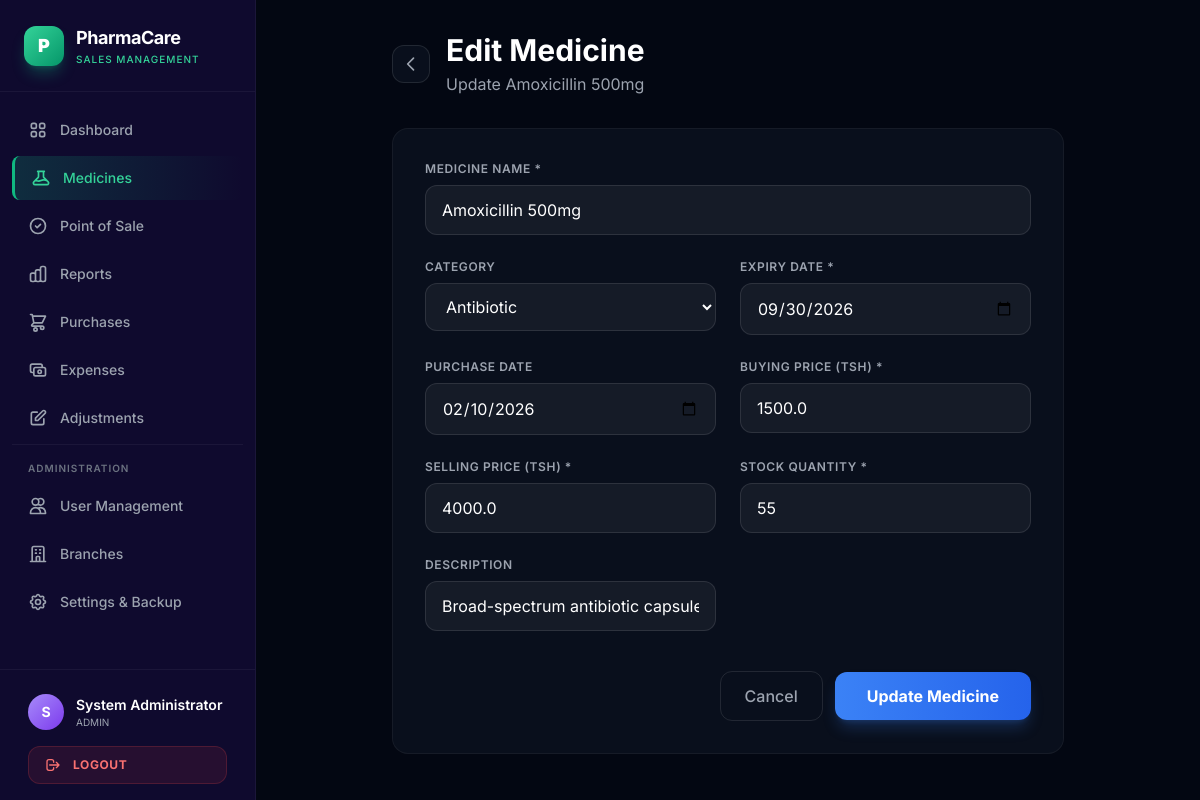
The app's page /medicines/edit/2 (signed in) with its own data.
### tables this page shows
CREATE TABLE medicines (
        id INTEGER PRIMARY KEY AUTOINCREMENT,
        name TEXT NOT NULL,
        category TEXT,
        description TEXT,
        buying_price REAL NOT NULL,
        selling_price REAL NOT NULL,
        stock_qty INTEGER NOT NULL DEFAULT 0,
        expiry_date TEXT NOT NULL,
        purchase_date TEXT,
        created_at TIMESTAMP DEFAULT CURRENT_TIMESTAMP
    );

### app.py (the view, shortened to what this page needs)
@app.route('/medicines/edit/<int:id>', methods=['GET', 'POST'])
@login_required
def edit_medicine(id):
    conn = get_db()
    med = conn.execute("SELECT * FROM medicines WHERE id=?", (id,)).fetchone()
    conn.close()
    if not med:
        flash('Medicine not found', 'error')
        return redirect(url_for('medicines'))
    return render_template('edit_medicine.html', medicine=med)

### app.py (called while the page is built)
def get_db():
    conn = sqlite3.connect(DB_FILE)
    conn.row_factory = sqlite3.Row
    conn.execute("PRAGMA foreign_keys = ON")
    return conn

def login_required(f):
    @wraps(f)
    def decorated(*args, **kwargs):
        if 'user_id' not in session:
            return redirect(url_for('login'))
        return f(*args, **kwargs)
    return decorated

### templates/edit_medicine.html (shortened to what this page needs)
{% extends "base.html" %}
{% block content %}
<div class="max-w-2xl mx-auto">
    <div class="flex items-center gap-4 mb-8">
        <a href="{{ url_for('medicines') }}" class="p-2 rounded-xl bg-gray-900/50 border border-white/10 text-gray-400 hover:text-white transition">
            <svg class="w-5 h-5" fill="none" stroke="currentColor" viewBox="0 0 24 24"><path stroke-linecap="round" stroke-linejoin="round" stroke-width="2" d="M15 19l-7-7 7-7"/></svg>
        </a>
        <div>
            <h1 class="text-3xl font-bold text-white">Edit Medicine</h1>
            <p class="text-gray-400 mt-1">Update {{ medicine['name'] }}</p>
        </div>
    </div>
    <form method="POST" class="bg-gray-900/50 border border-white/5 rounded-2xl p-8 space-y-6">
        <div class="grid grid-cols-1 md:grid-cols-2 gap-6">
            <div class="md:col-span-2">
                <label class="block text-xs font-semibold text-gray-400 uppercase tracking-wider mb-2">Medicine Name *</label>
                <input type="text" name="name" required value="{{ medicine['name'] }}"
                    class="w-full px-4 py-3 bg-white/5 border border-white/10 rounded-xl text-white placeholder-gray-500 focus:outline-none focus:ring-2 focus:ring-primary-500 transition">
            </div>
            <div>
                <label class="block text-xs font-semibold text-gray-400 uppercase tracking-wider mb-2">Category</label>
                <select name="category"
                    class="w-full px-4 py-3 bg-white/5 border border-white/10 rounded-xl text-white focus:outline-none focus:ring-2 focus:ring-primary-500 transition">
                    {% for cat in ['Painkiller','Antibiotic','Antihistamine','Antacid','Antidiabetic','Supplement','Cough Medicine','Hydration','Other'] %}
                    <option value="{{ cat }}" class="bg-gray-900" {% if medicine['category'] == cat %}selected{% endif %}>{{ cat }}</option>
                    {% endfor %}
                </select>
            </div>
            <div>
                <label class="block text-xs font-semibold text-gray-400 uppercase tracking-wider mb-2">Expiry Date *</label>
                <input type="date" name="expiry_date" required value="{{ medicine['expiry_date'] }}"
                    class="w-full px-4 py-3 bg-white/5 border border-white/10 rounded-xl text-white focus:outline-none focus:ring-2 focus:ring-primary-500 transition">
            </div>
            <div>
                <label class="block text-xs font-semibold text-gray-400 uppercase tracking-wider mb-2">Purchase Date</label>
                <input type="date" name="purchase_date" value="{{ medicine['purchase_date'] or '' }}"
                    class="w-full px-4 py-3 bg-white/5 border border-white/10 rounded-xl text-white focus:outline-none focus:ring-2 focus:ring-primary-500 transition">
            </div>
            <div>
                <label class="block text-xs font-semibold text-gray-400 uppercase tracking-wider mb-2">Buying Price (TSH) *</label>
                <input type="number" name="buying_price" required min="0" step="any" value="{{ medicine['buying_price'] }}"
                    class="w-full px-4 py-3 bg-white/5 border border-white/10 rounded-xl text-white focus:outline-none focus:ring-2 focus:ring-primary-500 transition">
            </div>
            <div>
                <label class="block text-xs font-semibold text-gray-400 uppercase tracking-wider mb-2">Selling Price (TSH) *</label>
                <input type="number" name="selling_price" required min="0" step="any" value="{{ medicine['selling_price'] }}"
                    class="w-full px-4 py-3 bg-white/5 border border-white/10 rounded-xl text-white focus:outline-none focus:ring-2 focus:ring-primary-500 transition">
            </div>
            <div>
                <label class="block text-xs font-semibold text-gray-400 uppercase tracking-wider mb-2">Stock Quantity *</label>
                <input type="number" name="stock_qty" required min="0" value="{{ medicine['stock_qty'] }}"
                    class="w-full px-4 py-3 bg-white/5 border border-white/10 rounded-xl text-white focus:outline-none focus:ring-2 focus:ring-primary-500 transition">
            </div>
            <div>
                <label class="block text-xs font-semibold text-gray-400 uppercase tracking-wider mb-2">Description</label>
                <input type="text" name="description" value="{{ medicine['description'] or '' }}"
                    class="w-full px-4 py-3 bg-white/5 border border-white/10 rounded-xl text-white placeholder-gray-500 focus:outline-none focus:ring-2 focus:ring-primary-500 transition">
            </div>
        </div>
        <div class="flex items-center justify-end gap-3 pt-4">
            <a href="{{ url_for('medicines') }}" class="px-6 py-3 rounded-xl border border-white/10 text-gray-400 hover:text-white hover:bg-white/5 transition font-medium">Cancel</a>
            <button type="submit" class="px-8 py-3 bg-gradient-to-r from-blue-500 to-blue-600 hover:from-blue-600 hover:to-blue-700 text-white font-bold rounded-xl shadow-lg shadow-blue-500/25 transition-all duration-200 transform hover:scale-[1.02] active:scale-[0.98]">
                Update Medicine
            </button>
        </div>
    </form>
</div>
{% endblock %}

### templates/base.html (style rules this page uses)
* { scrollbar-width: thin; scrollbar-color: #059669 #1e1b4b; }

### records on screen
medicines: name "Amoxicillin 500mg", category "Antibiotic", expiry_date "09/30/2026", purchase_date "02/10/2026", buying_price "1500.0", selling_price "4000.0", stock_qty "55", description "Broad-spectrum antibiotic capsule"

### other values on screen
{{ session.get('full_name','')[0] if session.get('full_name') else 'U' }} "S"
{{ session.get('full_name','') }} "System Administrator"
{{ session.get('role','') }} "ADMIN"
